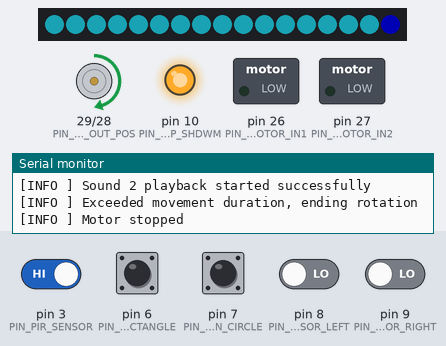
Recording of a program running on a simulated Arduino Mega 2560, built for the host (arithmetic inside an expression is 32-bit, double 64-bit). Shown: 17 RGB LEDs in strip order, left to right, motor-driver pin pairs drawn as motors (green arrow = first pin HIGH = forward, orange = second pin HIGH = backward, longer = more drive, scaled by the enable pin), switched loads named in the program (green lamp = pin HIGH), output pins drawn as LEDs (lit = HIGH), the last lines printed to the serial monitor. Inputs (shaded band) come from the test bench; at power-on: pin 3 (PIN_PIR_SENSOR), pin 6 (PIN_BUTTON_RECTANGLE), pin 7 (PIN_BUTTON_CIRCLE) HIGH, pin 8 (PIN_SENSOR_LEFT), pin 9 (PIN_SENSOR_RIGHT) LOW. Dim RGB values are drawn brighter than linear; random numbers use the default seed unless the program sets one.

Above: at 2.2 s.
2.3 s: pin 6 (PIN_BUTTON_RECTANGLE) pulled LOW for 0.15 s
At 2.68 s:
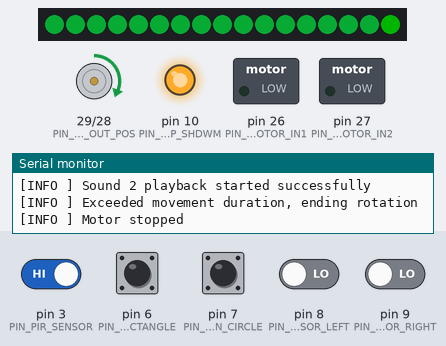
3.0 s: pin 7 (PIN_BUTTON_CIRCLE) pulled LOW for 0.15 s
At 3.28 s:
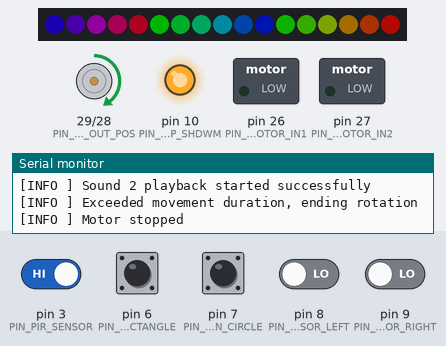
3.7 s: pin 7 (PIN_BUTTON_CIRCLE) pulled LOW for 1 s
At 4.19 s:
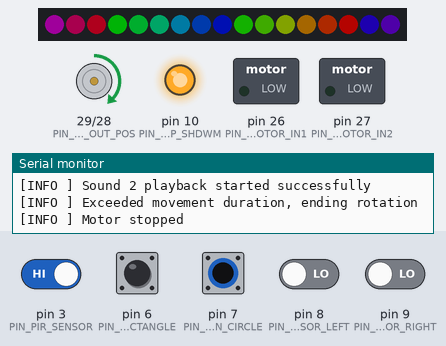
5.3 s: pin 3 (PIN_PIR_SENSOR) driven LOW
8.3 s: pin 7 (PIN_BUTTON_CIRCLE) pulled LOW for 1 s
At 8.42 s:
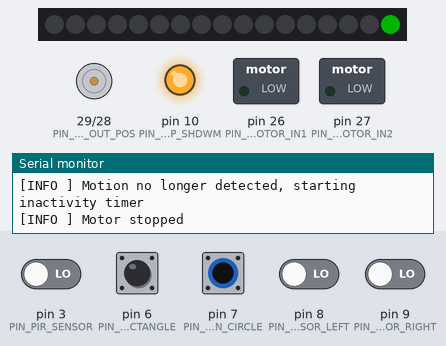
10.8 s: pin 6 (PIN_BUTTON_RECTANGLE) pulled LOW for 1 s
At 12.1 s:
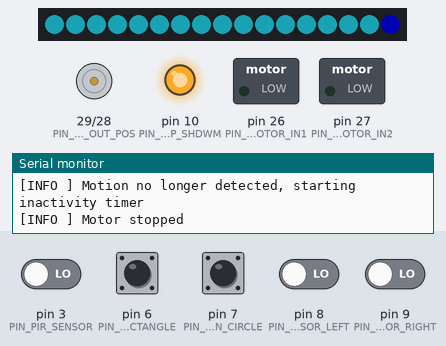
Timing chart, 0 to 13.8 s (numbered marks = the images above; inputs shaded):
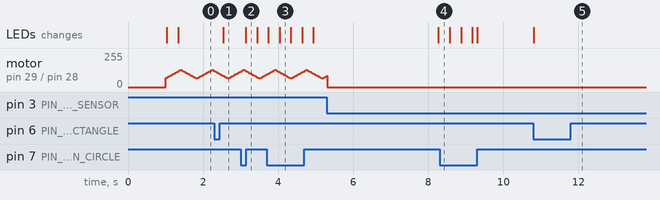

Measured:
- after the input at 2.3 s, the LEDs: change after 0.24 s (image 1)
- after the input at 3.0 s, the LEDs: change after 0.14 s (image 2)
- after the input at 3.7 s, the LEDs: first change at once (image 3 shows a later state)

The program:

main.cpp
```cpp
#include <Arduino.h>
#include <Adafruit_NeoPixel.h>
#include <Adafruit_SleepyDog.h>
#include <Wire.h>

#include "Animation.h"
#include "AnimationInputs.h"
#include "EyeAnimation.h"
#include "Logger.h"
#include <WavData.h>
#include <TimerAudio.h>

// https://github.com/adafruit/Adafruit-KB2040-PCB/blob/main/Adafruit%20KB2040%20Pinout.pdf
#define PIN_PIR_SENSOR 3        // 3  --> PIR (yellow wire)
#define PIN_DOME_LED_GREEN 4    // 4  --> LED (green wire)
#define PIN_DOME_LED_BLUE 4     // 4  --> LED
#define PIN_EYE_NEOPIXEL 5      // 5  --> DATA IN (purple wire)
#define PIN_BUTTON_RECTANGLE 6  // 6  --> BUTTON
#define PIN_BUTTON_CIRCLE 7     // 7  --> BUTTON
#define PIN_SENSOR_LEFT 8       // 8  --> HALL
#define PIN_SENSOR_RIGHT 9      // 9  --> HALL
#define PIN_AMP_SHDWM 10        // 10 --> AMP SHDWM
#define PIN_NECK_MOTOR_IN1 26   // A0 --> MOT ANI2
#define PIN_NECK_MOTOR_IN2 27   // A1 --> MOT ANI1
#define PIN_AUDIO_OUT_NEG 28    // A2 --> AMP A-
#define PIN_AUDIO_OUT_POS 29    // A3 --> AMP A+

#define NUMPIXELS 17

// Create AnimationPins with custom pin values
AnimationPins customPins(PIN_EYE_NEOPIXEL, PIN_NECK_MOTOR_IN1, PIN_NECK_MOTOR_IN2, PIN_SENSOR_LEFT,
                         PIN_SENSOR_RIGHT, PIN_PIR_SENSOR, PIN_BUTTON_RECTANGLE, PIN_BUTTON_CIRCLE,
                         PIN_AUDIO_OUT_POS, PIN_AUDIO_OUT_NEG, PIN_DOME_LED_GREEN,
                         PIN_DOME_LED_BLUE);

Adafruit_NeoPixel neoPixel(NUMPIXELS, customPins.eyeNeck, NEO_GRB + NEO_KHZ800);
EyeAnimation eyeAnimation(&neoPixel);
TimerAudio timerAudio(customPins.audioOutPos, customPins.audioOutNeg);
AudioPlayer audioPlayer(&timerAudio);

Animation animation(&eyeAnimation, &audioPlayer, customPins);

void setup()
{
    // Initialize Serial for Logger
    Serial.begin(115200);
    delay(1000);

    Log.setLogLevel(LogLevel::INFO);
    Log.raw("Starting up...");

    // LED Setup
    pinMode(customPins.domeLedGreen, OUTPUT);
    pinMode(customPins.domeLedBlue, OUTPUT);

    // Neopixel Setup
    neoPixel.begin();
    neoPixel.clear();
    neoPixel.show();
    eyeAnimation.setTopPixels(5, 4);
    eyeAnimation.setCurrentTime(millis());
    eyeAnimation.blink(300);

    // Sensor Setup
    pinMode(customPins.sensorLeft, INPUT);
    pinMode(customPins.sensorRight, INPUT);
    pinMode(customPins.pirSensor, INPUT);

    // Button Setup
    pinMode(customPins.buttonRectangle, INPUT_PULLUP);
    pinMode(customPins.buttonCircle, INPUT_PULLUP);

    // Motor Setup
    pinMode(customPins.neckMotorIn1, OUTPUT);
    pinMode(customPins.neckMotorIn2, OUTPUT);
    analogWrite(customPins.neckMotorIn1, LOW);
    analogWrite(customPins.neckMotorIn2, LOW);

    // Audio Setup
    pinMode(PIN_AMP_SHDWM, OUTPUT);
    pinMode(PIN_AUDIO_OUT_POS, OUTPUT);
    pinMode(PIN_AUDIO_OUT_NEG, OUTPUT);
    digitalWrite(PIN_AMP_SHDWM, HIGH);
    analogWrite(customPins.audioOutPos, 255);
    timerAudio.begin();
    audioPlayer.play(4);
}

static uint8_t nextSoundIndex = 1;
void loop()
{
    // Read sensor inputs
    AnimationInputs inputs = readInputs(customPins);

    Log.debug("Sensors: L%d R%d P%d B%d C%d", inputs.sensorLeft, inputs.sensorRight,
              inputs.pirSensor, inputs.buttonRectangle, inputs.buttonCircle);

    static unsigned long lastAudioPlayTime = 0;
    static unsigned long lastToggleTime = 0;

    // Once every 3 seconds, play a 1-second tone
    if (inputs.buttonRectangle == LOW && inputs.buttonCircle == LOW)
    {
        animation.stop();
        if (!timerAudio.isPlaying())
        {
            timerAudio.playWAV(nextSoundIndex++);
            nextSoundIndex = nextSoundIndex % NUM_SOUND_FILES;
        }
    }
    // Update animation
    animation.update(inputs);
    animation.performRotate();
    animation.eyeBlink();
    animation.updateSound();

    // Sleep for 10ms - this is more power efficient than delay
    Watchdog.sleep(10);
}
```
